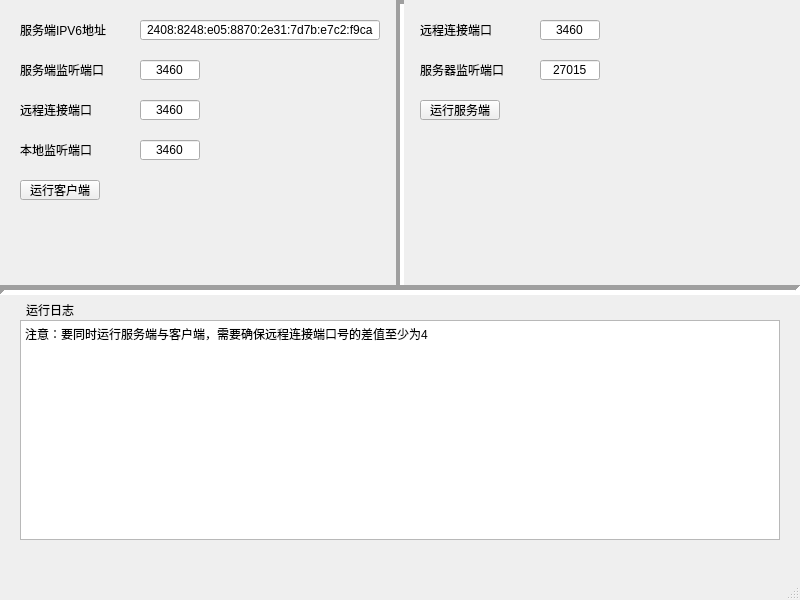
<?xml version="1.0" encoding="UTF-8"?>
<ui version="4.0">
 <class>MainWindow</class>
 <widget class="QMainWindow" name="MainWindow">
  <property name="geometry">
   <rect>
    <x>0</x>
    <y>0</y>
    <width>800</width>
    <height>600</height>
   </rect>
  </property>
  <property name="windowTitle">
   <string>udp_forward----author: zzDragon</string>
  </property>
  <widget class="QWidget" name="centralwidget">
   <widget class="QLineEdit" name="lineEdit_clientServerIPv6Address">
    <property name="geometry">
     <rect>
      <x>140</x>
      <y>20</y>
      <width>240</width>
      <height>20</height>
     </rect>
    </property>
    <property name="text">
     <string>2408:8248:e05:8870:2e31:7d7b:e7c2:f9ca</string>
    </property>
    <property name="alignment">
     <set>Qt::AlignmentFlag::AlignCenter</set>
    </property>
   </widget>
   <widget class="QPushButton" name="pushButton_runClient">
    <property name="geometry">
     <rect>
      <x>20</x>
      <y>180</y>
      <width>80</width>
      <height>20</height>
     </rect>
    </property>
    <property name="text">
     <string>运行客户端</string>
    </property>
   </widget>
   <widget class="QLabel" name="label_clientServerIPv6Address">
    <property name="geometry">
     <rect>
      <x>20</x>
      <y>20</y>
      <width>100</width>
      <height>20</height>
     </rect>
    </property>
    <property name="layoutDirection">
     <enum>Qt::LayoutDirection::LeftToRight</enum>
    </property>
    <property name="text">
     <string>服务端IPV6地址</string>
    </property>
    <property name="alignment">
     <set>Qt::AlignmentFlag::AlignLeading|Qt::AlignmentFlag::AlignLeft|Qt::AlignmentFlag::AlignVCenter</set>
    </property>
   </widget>
   <widget class="QTextBrowser" name="textBrowser_log_display">
    <property name="geometry">
     <rect>
      <x>20</x>
      <y>320</y>
      <width>760</width>
      <height>220</height>
     </rect>
    </property>
    <property name="html">
     <string>&lt;!DOCTYPE HTML PUBLIC &quot;-//W3C//DTD HTML 4.0//EN&quot; &quot;http://www.w3.org/TR/REC-html40/strict.dtd&quot;&gt;
&lt;html&gt;&lt;head&gt;&lt;meta name=&quot;qrichtext&quot; content=&quot;1&quot; /&gt;&lt;meta charset=&quot;utf-8&quot; /&gt;&lt;style type=&quot;text/css&quot;&gt;
p, li { white-space: pre-wrap; }
hr { height: 1px; border-width: 0; }
li.unchecked::marker { content: &quot;\2610&quot;; }
li.checked::marker { content: &quot;\2612&quot;; }
&lt;/style&gt;&lt;/head&gt;&lt;body style=&quot; font-family:'Microsoft YaHei UI'; font-size:9pt; font-weight:400; font-style:normal;&quot;&gt;
&lt;p style=&quot; margin-top:0px; margin-bottom:0px; margin-left:0px; margin-right:0px; -qt-block-indent:0; text-indent:0px;&quot;&gt;注意：要同时运行服务端与客户端，需要确保远程连接端口号的差值至少为4&lt;/p&gt;
&lt;p style=&quot;-qt-paragraph-type:empty; margin-top:0px; margin-bottom:0px; margin-left:0px; margin-right:0px; -qt-block-indent:0; text-indent:0px;&quot;&gt;&lt;br /&gt;&lt;/p&gt;&lt;/body&gt;&lt;/html&gt;</string>
    </property>
   </widget>
   <widget class="QLabel" name="label_logDisplay">
    <property name="geometry">
     <rect>
      <x>20</x>
      <y>300</y>
      <width>60</width>
      <height>20</height>
     </rect>
    </property>
    <property name="text">
     <string>运行日志</string>
    </property>
    <property name="alignment">
     <set>Qt::AlignmentFlag::AlignCenter</set>
    </property>
   </widget>
   <widget class="QLabel" name="label_clientServerPort">
    <property name="geometry">
     <rect>
      <x>20</x>
      <y>60</y>
      <width>100</width>
      <height>20</height>
     </rect>
    </property>
    <property name="text">
     <string>服务端监听端口</string>
    </property>
    <property name="alignment">
     <set>Qt::AlignmentFlag::AlignLeading|Qt::AlignmentFlag::AlignLeft|Qt::AlignmentFlag::AlignVCenter</set>
    </property>
   </widget>
   <widget class="QLabel" name="label_clientRemotePort">
    <property name="geometry">
     <rect>
      <x>20</x>
      <y>100</y>
      <width>100</width>
      <height>20</height>
     </rect>
    </property>
    <property name="text">
     <string>远程连接端口</string>
    </property>
    <property name="alignment">
     <set>Qt::AlignmentFlag::AlignLeading|Qt::AlignmentFlag::AlignLeft|Qt::AlignmentFlag::AlignVCenter</set>
    </property>
   </widget>
   <widget class="QLineEdit" name="lineEdit_clientServerPort">
    <property name="geometry">
     <rect>
      <x>140</x>
      <y>60</y>
      <width>60</width>
      <height>20</height>
     </rect>
    </property>
    <property name="text">
     <string>3460</string>
    </property>
    <property name="alignment">
     <set>Qt::AlignmentFlag::AlignCenter</set>
    </property>
   </widget>
   <widget class="QLineEdit" name="lineEdit_clientRemotePort">
    <property name="geometry">
     <rect>
      <x>140</x>
      <y>100</y>
      <width>60</width>
      <height>20</height>
     </rect>
    </property>
    <property name="text">
     <string>3460</string>
    </property>
    <property name="alignment">
     <set>Qt::AlignmentFlag::AlignCenter</set>
    </property>
   </widget>
   <widget class="QLineEdit" name="lineEdit_clientLocalPort">
    <property name="geometry">
     <rect>
      <x>140</x>
      <y>140</y>
      <width>60</width>
      <height>20</height>
     </rect>
    </property>
    <property name="text">
     <string>3460</string>
    </property>
    <property name="alignment">
     <set>Qt::AlignmentFlag::AlignCenter</set>
    </property>
   </widget>
   <widget class="QLabel" name="label_clientLocalPort">
    <property name="geometry">
     <rect>
      <x>20</x>
      <y>140</y>
      <width>100</width>
      <height>20</height>
     </rect>
    </property>
    <property name="text">
     <string>本地监听端口</string>
    </property>
    <property name="alignment">
     <set>Qt::AlignmentFlag::AlignLeading|Qt::AlignmentFlag::AlignLeft|Qt::AlignmentFlag::AlignVCenter</set>
    </property>
   </widget>
   <widget class="QLabel" name="label_serverRemotePort">
    <property name="geometry">
     <rect>
      <x>420</x>
      <y>20</y>
      <width>100</width>
      <height>20</height>
     </rect>
    </property>
    <property name="text">
     <string>远程连接端口</string>
    </property>
    <property name="alignment">
     <set>Qt::AlignmentFlag::AlignLeading|Qt::AlignmentFlag::AlignLeft|Qt::AlignmentFlag::AlignVCenter</set>
    </property>
   </widget>
   <widget class="QLineEdit" name="lineEdit_serverRemotePort">
    <property name="geometry">
     <rect>
      <x>540</x>
      <y>20</y>
      <width>60</width>
      <height>20</height>
     </rect>
    </property>
    <property name="text">
     <string>3460</string>
    </property>
    <property name="alignment">
     <set>Qt::AlignmentFlag::AlignCenter</set>
    </property>
   </widget>
   <widget class="QLabel" name="label_serverServerPort">
    <property name="geometry">
     <rect>
      <x>420</x>
      <y>60</y>
      <width>100</width>
      <height>20</height>
     </rect>
    </property>
    <property name="text">
     <string>服务器监听端口</string>
    </property>
    <property name="alignment">
     <set>Qt::AlignmentFlag::AlignLeading|Qt::AlignmentFlag::AlignLeft|Qt::AlignmentFlag::AlignVCenter</set>
    </property>
   </widget>
   <widget class="QLineEdit" name="lineEdit_serverServerPort">
    <property name="geometry">
     <rect>
      <x>540</x>
      <y>60</y>
      <width>60</width>
      <height>20</height>
     </rect>
    </property>
    <property name="text">
     <string>27015</string>
    </property>
    <property name="alignment">
     <set>Qt::AlignmentFlag::AlignCenter</set>
    </property>
   </widget>
   <widget class="QPushButton" name="pushButton_runServer">
    <property name="geometry">
     <rect>
      <x>420</x>
      <y>100</y>
      <width>80</width>
      <height>20</height>
     </rect>
    </property>
    <property name="text">
     <string>运行服务端</string>
    </property>
   </widget>
   <widget class="Line" name="line">
    <property name="geometry">
     <rect>
      <x>390</x>
      <y>0</y>
      <width>20</width>
      <height>290</height>
     </rect>
    </property>
    <property name="lineWidth">
     <number>4</number>
    </property>
    <property name="orientation">
     <enum>Qt::Orientation::Vertical</enum>
    </property>
   </widget>
   <widget class="Line" name="line_2">
    <property name="geometry">
     <rect>
      <x>0</x>
      <y>280</y>
      <width>800</width>
      <height>20</height>
     </rect>
    </property>
    <property name="lineWidth">
     <number>5</number>
    </property>
    <property name="orientation">
     <enum>Qt::Orientation::Horizontal</enum>
    </property>
   </widget>
  </widget>
  <widget class="QMenuBar" name="menubar">
   <property name="geometry">
    <rect>
     <x>0</x>
     <y>0</y>
     <width>800</width>
     <height>21</height>
    </rect>
   </property>
  </widget>
  <widget class="QStatusBar" name="statusbar"/>
 </widget>
 <resources/>
 <connections/>
</ui>
